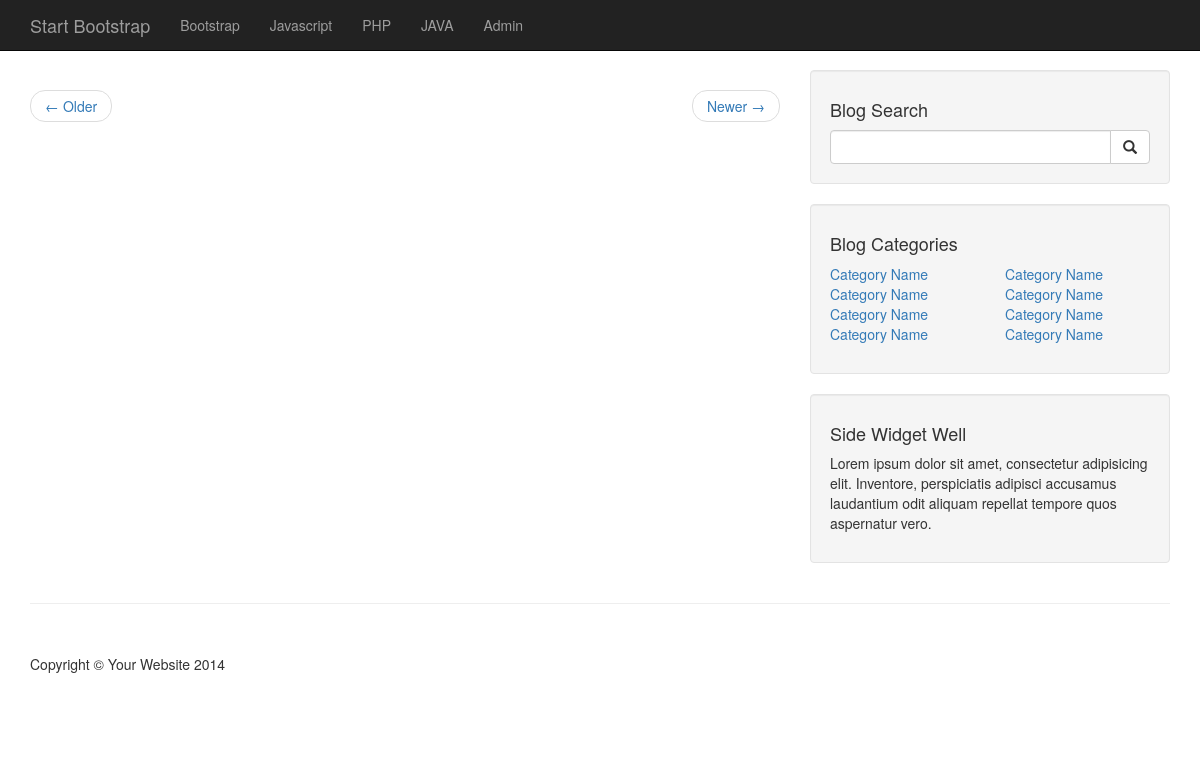
The app's page /CMS_TEMPLATE/index.php, older data.
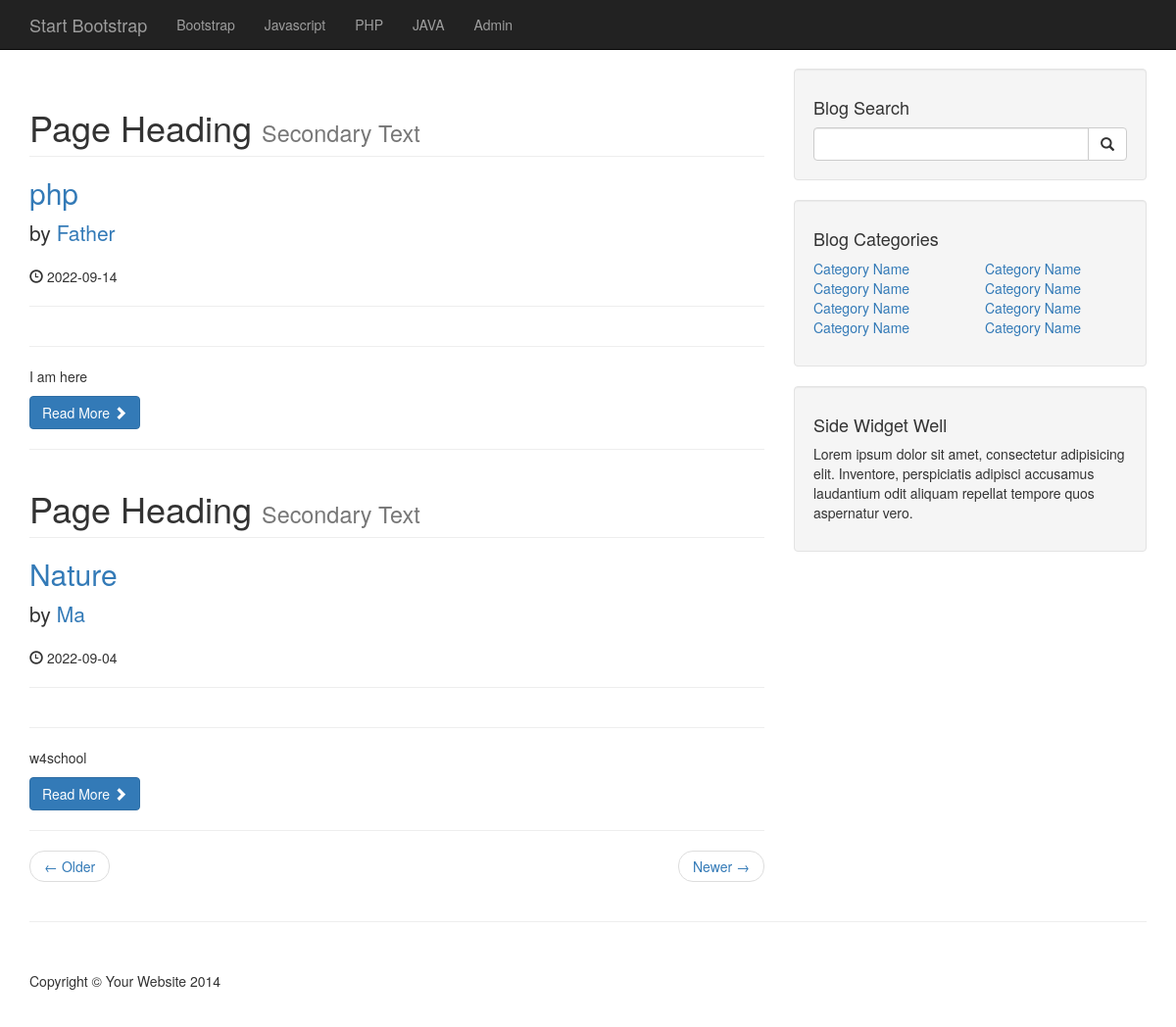
The same page, newer data.
### tables this page shows
CREATE TABLE `categories` (
  `cat_id` int(3) NOT NULL,
  `cat_title` varchar(255) NOT NULL
);

CREATE TABLE `posts` (
  `post_id` int(3) NOT NULL,
  `post_category_id` int(3) NOT NULL,
  `post_title` varchar(255) NOT NULL,
  `post_author` varchar(255) NOT NULL,
  `post_date` date NOT NULL,
  `post_image` text NOT NULL,
  `post_content` text NOT NULL,
  `post_tags` varchar(255) NOT NULL,
  `post_comment_count` int(11) NOT NULL,
  `post_status` varchar(255) NOT NULL
);

### CMS_TEMPLATE/includes/blogs.php (the view, shortened to what this page needs)
<div class="col-md-8">
<?php
    $query = "SELECT * FROM posts";
    $select_all_posts = mysqli_query($connection, $query);
    while ($row = mysqli_fetch_array($select_all_posts)) {
        $post_title = $row['post_title'];
        $post_author = $row['post_author'];
        $post_content = $row['post_content'];
        $post_date = $row['post_date'];
    ?>
                <h1 class="page-header">
                    Page Heading
                    <small>Secondary Text</small>
                </h1>
                <h2>
                    <a href="#"><?php echo $post_title; ?></a>
                </h2>
                <p class="lead">
                    by <a href="index.php"><?php echo $post_author; ?></a>
                </p>
                <p><span class="glyphicon glyphicon-time"></span> <?php echo $post_date; ?></p>
                <hr>
                <hr>
                <p><?php echo $post_content; ?></p>
                <a class="btn btn-primary" href="#">Read More <span class="glyphicon glyphicon-chevron-right"></span></a>
                <hr>
    <?php } ?>
                <ul class="pager">
                    <li class="previous">
                        <a href="#">&larr; Older</a>
                    </li>
                    <li class="next">
                        <a href="#">Newer &rarr;</a>
                    </li>
                </ul>
            </div>

### CMS_TEMPLATE/includes/header.php (shortened to what this page needs)
<!DOCTYPE html>
<html lang="en">
<head>
    <link href="css/bootstrap.min.css" rel="stylesheet">
    <link href="css/blog-home.css" rel="stylesheet">
</head>

### CMS_TEMPLATE/index.php (shortened to what this page needs)
<?php include "includes/header.php"; ?>
<body>
<?php include "includes/db.php";?>
    <?php include "includes/navigation.php"; ?>
    <div class="container">
        <div class="row">
            <?php include "includes/blogs.php"; ?>
            <?php include "includes/sidebar.php"; ?>
        </div>
        <hr>
        <?php include "includes/footer.php"; ?>
    </div>
</body>
</html>

### CMS_TEMPLATE/includes/navigation.php (shortened to what this page needs)
<nav class="navbar navbar-inverse navbar-fixed-top" role="navigation">
    <div class="container">
        <div class="navbar-header">
            <a class="navbar-brand" href="index.php">Start Bootstrap</a>
        </div>
        <div class="collapse navbar-collapse" id="bs-example-navbar-collapse-1">
            <ul class="nav navbar-nav">
                <?php
                        global $connection;
                        $nav_query = "SELECT * FROM categories";
                        $select_data_from_categories = mysqli_query($connection, $nav_query);
                        while ($row = mysqli_fetch_assoc($select_data_from_categories)){
                            $cat_title = $row['cat_title'];
                            echo "<li><a href='#'>$cat_title</a></li>";
                        }
                ?>
                <li> <a href="admin">Admin</a> </li>
            </ul>
        </div>
    </div>
</nav>

### CMS_TEMPLATE/includes/sidebar.php
<div class="col-md-4">
                <div class="well">
                    <h4>Blog Search</h4>
                    <form action="search.php" method="post">
                        <div class="input-group">
                            <input type="text" name="search" class="form-control">
                            <span class="input-group-btn">
                                <button type="submit" name="submit" class="btn btn-default">
                                    <span class="glyphicon glyphicon-search"></span>
                            </button>
                            </span>
                        </div>
                    </form>
                </div>
                <div class="well">
                    <h4>Blog Categories</h4>
                    <div class="row">
                        <div class="col-lg-6">
                            <ul class="list-unstyled">
                                <li><a href="#">Category Name</a>
                                </li>
                                <li><a href="#">Category Name</a>
                                </li>
                                <li><a href="#">Category Name</a>
                                </li>
                                <li><a href="#">Category Name</a>
                                </li>
                            </ul>
                        </div>
                        <div class="col-lg-6">
                            <ul class="list-unstyled">
                                <li><a href="#">Category Name</a>
                                </li>
                                <li><a href="#">Category Name</a>
                                </li>
                                <li><a href="#">Category Name</a>
                                </li>
                                <li><a href="#">Category Name</a>
                                </li>
                            </ul>
                        </div>
                    </div>
                </div>
                <div class="well">
                    <h4>Side Widget Well</h4>
                    <p>Lorem ipsum dolor sit amet, consectetur adipisicing elit. Inventore, perspiciatis adipisci accusamus laudantium odit aliquam repellat tempore quos aspernatur vero.</p>
                </div>
            </div>

### CMS_TEMPLATE/includes/footer.php
<footer>
            <div class="row">
                <div class="col-lg-12">
                    <p>Copyright &copy; Your Website 2014</p>
                </div>
            </div>
        </footer>

### CMS_TEMPLATE/css/blog-home.css (style rules this page uses)
body { padding-top: 70px; }
footer { margin: 50px 0; }

Row changes from the older to the newer data that the page shows:
added posts: post_title "php", post_author "Father", post_date "2022-09-14", post_content "I am here"
added posts: post_title "Nature", post_author "Ma", post_date "2022-09-04", post_content "w4school"
